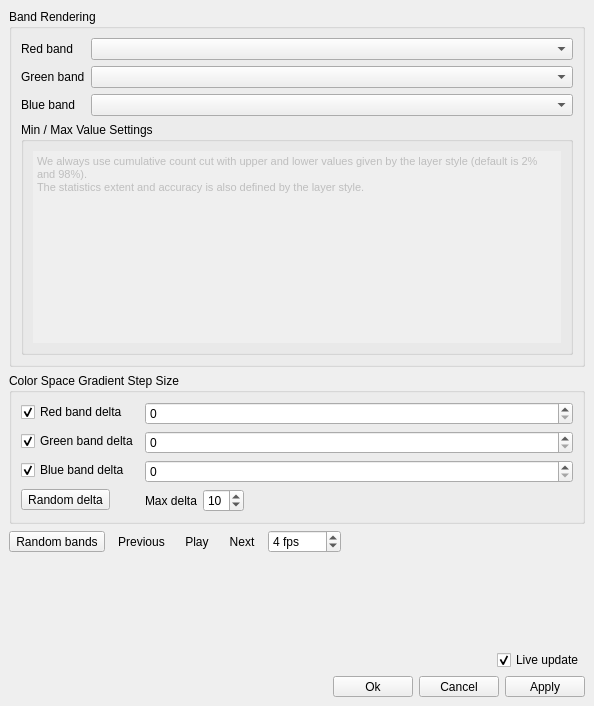
<?xml version="1.0" encoding="UTF-8"?>
<ui version="4.0">
 <class>MainWindow</class>
 <widget class="QMainWindow" name="MainWindow">
  <property name="geometry">
   <rect>
    <x>0</x>
    <y>0</y>
    <width>594</width>
    <height>706</height>
   </rect>
  </property>
  <property name="windowTitle">
   <string>Color Space Explorer — {layerName}</string>
  </property>
  <widget class="QWidget" name="centralwidget">
   <layout class="QVBoxLayout" name="verticalLayout" stretch="0,0,0,0,0,0">
    <item>
     <widget class="QgsCollapsibleGroupBox" name="mGroupBox">
      <property name="title">
       <string>Band Rendering</string>
      </property>
      <layout class="QVBoxLayout" name="verticalLayout_2">
       <item>
        <layout class="QFormLayout" name="formLayout">
         <item row="1" column="0">
          <widget class="QLabel" name="label">
           <property name="text">
            <string>Red band</string>
           </property>
          </widget>
         </item>
         <item row="1" column="1">
          <widget class="QgsRasterBandComboBox" name="mRed"/>
         </item>
         <item row="2" column="0">
          <widget class="QLabel" name="label_2">
           <property name="text">
            <string>Green band</string>
           </property>
          </widget>
         </item>
         <item row="2" column="1">
          <widget class="QgsRasterBandComboBox" name="mGreen"/>
         </item>
         <item row="3" column="0">
          <widget class="QLabel" name="label_3">
           <property name="text">
            <string>Blue band</string>
           </property>
          </widget>
         </item>
         <item row="3" column="1">
          <widget class="QgsRasterBandComboBox" name="mBlue"/>
         </item>
        </layout>
       </item>
       <item>
        <widget class="QgsCollapsibleGroupBox" name="mGroupBox_2">
         <property name="title">
          <string>Min / Max Value Settings</string>
         </property>
         <property name="collapsed">
          <bool>false</bool>
         </property>
         <layout class="QVBoxLayout" name="verticalLayout_4">
          <item>
           <widget class="QTextEdit" name="textEdit">
            <property name="enabled">
             <bool>false</bool>
            </property>
            <property name="styleSheet">
             <string notr="true"/>
            </property>
            <property name="frameShape">
             <enum>QFrame::NoFrame</enum>
            </property>
            <property name="html">
             <string>&lt;!DOCTYPE HTML PUBLIC &quot;-//W3C//DTD HTML 4.0//EN&quot; &quot;http://www.w3.org/TR/REC-html40/strict.dtd&quot;&gt;
&lt;html&gt;&lt;head&gt;&lt;meta name=&quot;qrichtext&quot; content=&quot;1&quot; /&gt;&lt;style type=&quot;text/css&quot;&gt;
p, li { white-space: pre-wrap; }
&lt;/style&gt;&lt;/head&gt;&lt;body style=&quot; font-family:'MS Shell Dlg 2'; font-size:8.25pt; font-weight:400; font-style:normal;&quot;&gt;
&lt;p style=&quot; margin-top:0px; margin-bottom:0px; margin-left:0px; margin-right:0px; -qt-block-indent:0; text-indent:0px;&quot;&gt;We always use cumulative count cut with upper and lower values given by the layer style (default is 2% and 98%). &lt;/p&gt;
&lt;p style=&quot; margin-top:0px; margin-bottom:0px; margin-left:0px; margin-right:0px; -qt-block-indent:0; text-indent:0px;&quot;&gt;The statistics extent and accuracy is also defined by the layer style.&lt;/p&gt;&lt;/body&gt;&lt;/html&gt;</string>
            </property>
           </widget>
          </item>
         </layout>
        </widget>
       </item>
      </layout>
     </widget>
    </item>
    <item>
     <widget class="QgsCollapsibleGroupBox" name="mGroupBox_3">
      <property name="title">
       <string>Color Space Gradient Step Size</string>
      </property>
      <layout class="QVBoxLayout" name="verticalLayout_3">
       <item>
        <layout class="QFormLayout" name="formLayout_3">
         <item row="1" column="0">
          <widget class="QCheckBox" name="mUseRedDelta">
           <property name="text">
            <string>Red band delta</string>
           </property>
           <property name="checked">
            <bool>true</bool>
           </property>
          </widget>
         </item>
         <item row="1" column="1">
          <widget class="QSpinBox" name="mRedDelta">
           <property name="sizePolicy">
            <sizepolicy hsizetype="Minimum" vsizetype="Fixed">
             <horstretch>1</horstretch>
             <verstretch>0</verstretch>
            </sizepolicy>
           </property>
          </widget>
         </item>
         <item row="2" column="1">
          <widget class="QSpinBox" name="mGreenDelta">
           <property name="sizePolicy">
            <sizepolicy hsizetype="Minimum" vsizetype="Fixed">
             <horstretch>1</horstretch>
             <verstretch>0</verstretch>
            </sizepolicy>
           </property>
          </widget>
         </item>
         <item row="3" column="1">
          <widget class="QSpinBox" name="mBlueDelta">
           <property name="sizePolicy">
            <sizepolicy hsizetype="Minimum" vsizetype="Fixed">
             <horstretch>1</horstretch>
             <verstretch>0</verstretch>
            </sizepolicy>
           </property>
          </widget>
         </item>
         <item row="2" column="0">
          <widget class="QCheckBox" name="mUseGreenDelta">
           <property name="text">
            <string>Green band delta</string>
           </property>
           <property name="checked">
            <bool>true</bool>
           </property>
          </widget>
         </item>
         <item row="3" column="0">
          <widget class="QCheckBox" name="mUseGreenDelta_2">
           <property name="text">
            <string>Blue band delta</string>
           </property>
           <property name="checked">
            <bool>true</bool>
           </property>
          </widget>
         </item>
         <item row="4" column="0">
          <widget class="QToolButton" name="mRandomDelta">
           <property name="sizePolicy">
            <sizepolicy hsizetype="Preferred" vsizetype="Fixed">
             <horstretch>1</horstretch>
             <verstretch>0</verstretch>
            </sizepolicy>
           </property>
           <property name="minimumSize">
            <size>
             <width>0</width>
             <height>0</height>
            </size>
           </property>
           <property name="toolTip">
            <string>Apply style and close dialog.</string>
           </property>
           <property name="text">
            <string>Random delta</string>
           </property>
          </widget>
         </item>
         <item row="4" column="1">
          <layout class="QHBoxLayout" name="horizontalLayout">
           <item>
            <widget class="QLabel" name="label_4">
             <property name="text">
              <string>Max delta</string>
             </property>
            </widget>
           </item>
           <item>
            <widget class="QSpinBox" name="mRandomDeltaMax">
             <property name="sizePolicy">
              <sizepolicy hsizetype="Fixed" vsizetype="Fixed">
               <horstretch>0</horstretch>
               <verstretch>0</verstretch>
              </sizepolicy>
             </property>
             <property name="value">
              <number>10</number>
             </property>
            </widget>
           </item>
           <item>
            <spacer name="horizontalSpacer_4">
             <property name="orientation">
              <enum>Qt::Horizontal</enum>
             </property>
             <property name="sizeHint" stdset="0">
              <size>
               <width>40</width>
               <height>20</height>
              </size>
             </property>
            </spacer>
           </item>
          </layout>
         </item>
        </layout>
       </item>
      </layout>
     </widget>
    </item>
    <item>
     <layout class="QHBoxLayout" name="horizontalLayout_10">
      <item>
       <widget class="QToolButton" name="mRandomBands">
        <property name="sizePolicy">
         <sizepolicy hsizetype="Preferred" vsizetype="Fixed">
          <horstretch>0</horstretch>
          <verstretch>0</verstretch>
         </sizepolicy>
        </property>
        <property name="minimumSize">
         <size>
          <width>0</width>
          <height>0</height>
         </size>
        </property>
        <property name="toolTip">
         <string>Apply style and close dialog.</string>
        </property>
        <property name="text">
         <string>Random bands</string>
        </property>
       </widget>
      </item>
      <item>
       <widget class="QToolButton" name="mPrevious">
        <property name="enabled">
         <bool>true</bool>
        </property>
        <property name="toolTip">
         <string/>
        </property>
        <property name="text">
         <string>Previous</string>
        </property>
        <property name="icon">
         <iconset>
          <normaloff>../../../rastertimeseriesmanager/rastertimeseriesmanager/ui/icon_previous.svg</normaloff>../../../rastertimeseriesmanager/rastertimeseriesmanager/ui/icon_previous.svg</iconset>
        </property>
        <property name="iconSize">
         <size>
          <width>32</width>
          <height>32</height>
         </size>
        </property>
        <property name="shortcut">
         <string>Ctrl+Left</string>
        </property>
        <property name="autoRaise">
         <bool>true</bool>
        </property>
       </widget>
      </item>
      <item>
       <widget class="QToolButton" name="mPlay">
        <property name="enabled">
         <bool>true</bool>
        </property>
        <property name="toolTip">
         <string/>
        </property>
        <property name="text">
         <string>Play</string>
        </property>
        <property name="icon">
         <iconset>
          <normaloff>../../../rastertimeseriesmanager/rastertimeseriesmanager/ui/icon_play.svg</normaloff>
          <normalon>../../../rastertimeseriesmanager/rastertimeseriesmanager/ui/icon_pause.svg</normalon>../../../rastertimeseriesmanager/rastertimeseriesmanager/ui/icon_play.svg</iconset>
        </property>
        <property name="iconSize">
         <size>
          <width>32</width>
          <height>32</height>
         </size>
        </property>
        <property name="shortcut">
         <string>Space</string>
        </property>
        <property name="checkable">
         <bool>true</bool>
        </property>
        <property name="autoRaise">
         <bool>true</bool>
        </property>
       </widget>
      </item>
      <item>
       <widget class="QToolButton" name="mNext">
        <property name="enabled">
         <bool>true</bool>
        </property>
        <property name="toolTip">
         <string/>
        </property>
        <property name="text">
         <string>Next</string>
        </property>
        <property name="icon">
         <iconset>
          <normaloff>../../../rastertimeseriesmanager/rastertimeseriesmanager/ui/icon_next.svg</normaloff>../../../rastertimeseriesmanager/rastertimeseriesmanager/ui/icon_next.svg</iconset>
        </property>
        <property name="iconSize">
         <size>
          <width>32</width>
          <height>32</height>
         </size>
        </property>
        <property name="shortcut">
         <string>Ctrl+Right</string>
        </property>
        <property name="autoRaise">
         <bool>true</bool>
        </property>
       </widget>
      </item>
      <item>
       <widget class="QSpinBox" name="mFps">
        <property name="enabled">
         <bool>true</bool>
        </property>
        <property name="minimumSize">
         <size>
          <width>0</width>
          <height>0</height>
         </size>
        </property>
        <property name="toolTip">
         <string>Number of frames to animate per seconds. Note that the actual frame rate depends on how fast individual frames can be renderer.</string>
        </property>
        <property name="buttonSymbols">
         <enum>QAbstractSpinBox::UpDownArrows</enum>
        </property>
        <property name="showGroupSeparator" stdset="0">
         <bool>false</bool>
        </property>
        <property name="suffix">
         <string> fps</string>
        </property>
        <property name="minimum">
         <number>1</number>
        </property>
        <property name="maximum">
         <number>3000</number>
        </property>
        <property name="value">
         <number>4</number>
        </property>
       </widget>
      </item>
      <item>
       <spacer name="horizontalSpacer_2">
        <property name="orientation">
         <enum>Qt::Horizontal</enum>
        </property>
        <property name="sizeHint" stdset="0">
         <size>
          <width>40</width>
          <height>20</height>
         </size>
        </property>
       </spacer>
      </item>
     </layout>
    </item>
    <item>
     <spacer name="verticalSpacer">
      <property name="orientation">
       <enum>Qt::Vertical</enum>
      </property>
      <property name="sizeHint" stdset="0">
       <size>
        <width>20</width>
        <height>1</height>
       </size>
      </property>
     </spacer>
    </item>
    <item>
     <layout class="QHBoxLayout" name="horizontalLayout_3">
      <property name="topMargin">
       <number>0</number>
      </property>
      <item>
       <spacer name="horizontalSpacer_3">
        <property name="orientation">
         <enum>Qt::Horizontal</enum>
        </property>
        <property name="sizeHint" stdset="0">
         <size>
          <width>1</width>
          <height>20</height>
         </size>
        </property>
       </spacer>
      </item>
      <item>
       <widget class="QCheckBox" name="mLiveUpdate">
        <property name="toolTip">
         <string>Whether to auto-apply styling.</string>
        </property>
        <property name="text">
         <string>Live update</string>
        </property>
        <property name="checked">
         <bool>true</bool>
        </property>
       </widget>
      </item>
     </layout>
    </item>
    <item>
     <layout class="QHBoxLayout" name="horizontalLayout_2">
      <item>
       <spacer name="horizontalSpacer">
        <property name="orientation">
         <enum>Qt::Horizontal</enum>
        </property>
        <property name="sizeHint" stdset="0">
         <size>
          <width>40</width>
          <height>20</height>
         </size>
        </property>
       </spacer>
      </item>
      <item>
       <widget class="QToolButton" name="mOk">
        <property name="sizePolicy">
         <sizepolicy hsizetype="Fixed" vsizetype="Fixed">
          <horstretch>0</horstretch>
          <verstretch>0</verstretch>
         </sizepolicy>
        </property>
        <property name="minimumSize">
         <size>
          <width>80</width>
          <height>0</height>
         </size>
        </property>
        <property name="toolTip">
         <string>Apply style and close dialog.</string>
        </property>
        <property name="text">
         <string>Ok</string>
        </property>
       </widget>
      </item>
      <item>
       <widget class="QToolButton" name="mCancel">
        <property name="sizePolicy">
         <sizepolicy hsizetype="Fixed" vsizetype="Fixed">
          <horstretch>0</horstretch>
          <verstretch>0</verstretch>
         </sizepolicy>
        </property>
        <property name="minimumSize">
         <size>
          <width>80</width>
          <height>0</height>
         </size>
        </property>
        <property name="toolTip">
         <string>Restore original style and close dialog.</string>
        </property>
        <property name="text">
         <string>Cancel</string>
        </property>
       </widget>
      </item>
      <item>
       <widget class="QToolButton" name="mApply">
        <property name="sizePolicy">
         <sizepolicy hsizetype="Fixed" vsizetype="Fixed">
          <horstretch>0</horstretch>
          <verstretch>0</verstretch>
         </sizepolicy>
        </property>
        <property name="minimumSize">
         <size>
          <width>80</width>
          <height>0</height>
         </size>
        </property>
        <property name="toolTip">
         <string>Apply style.</string>
        </property>
        <property name="text">
         <string>Apply</string>
        </property>
       </widget>
      </item>
     </layout>
    </item>
   </layout>
  </widget>
 </widget>
 <customwidgets>
  <customwidget>
   <class>QgsCollapsibleGroupBox</class>
   <extends>QGroupBox</extends>
   <header>qgscollapsiblegroupbox.h</header>
   <container>1</container>
  </customwidget>
  <customwidget>
   <class>QgsRasterBandComboBox</class>
   <extends>QComboBox</extends>
   <header>qgsrasterbandcombobox.h</header>
  </customwidget>
 </customwidgets>
 <resources/>
 <connections/>
</ui>
